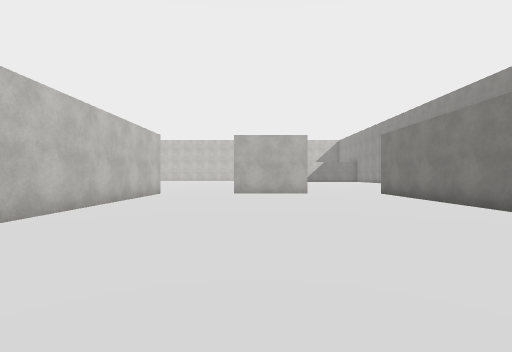
[1] (above)

24 first-person views from a walk through a Unity game level. The camera is 1.2 m above the floor, looks level and sees 85° across. The floor is counted in squares, 2 m on a side. Each view is taken from the middle of a square. On the plan, view 1 faces up. The plan holds only what a view shows up to about 9 squares ahead; the rest is blank. The place goes on beyond the plan. The player is left out. Surface patterns are stand-ins for the level's own textures.

[2]
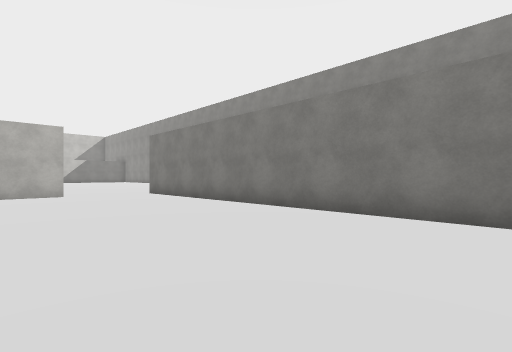

[3]
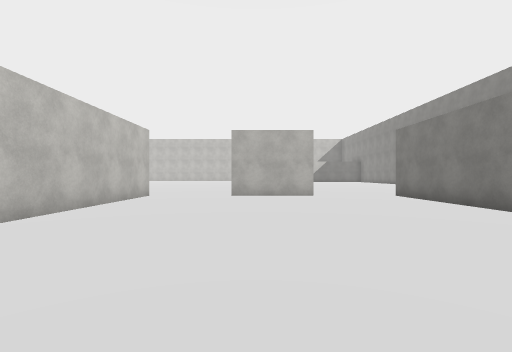

[4]
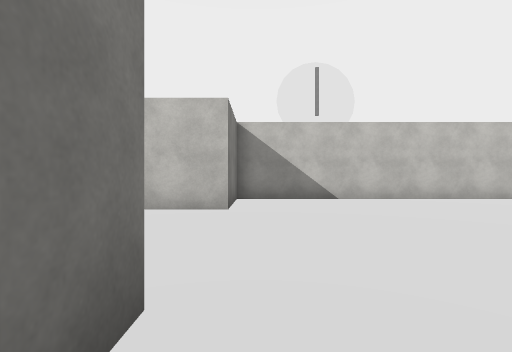

[5]
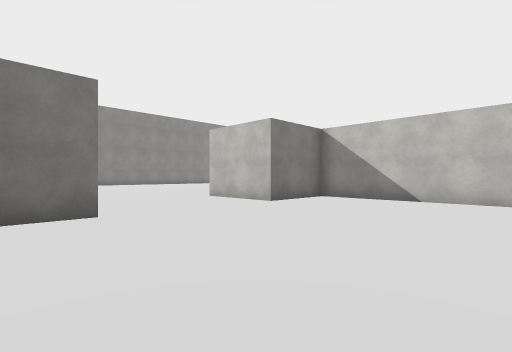

[6]
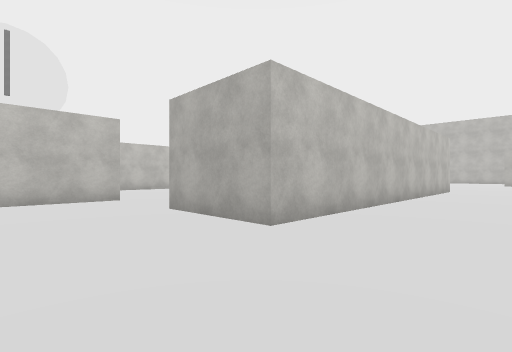

[7]
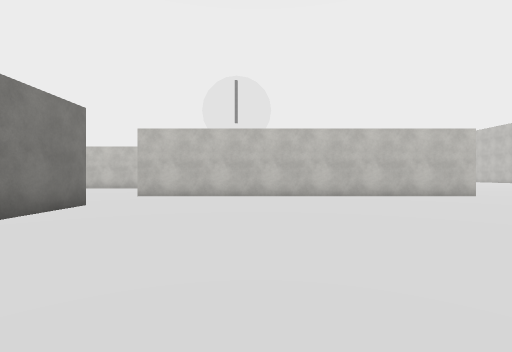

[8]
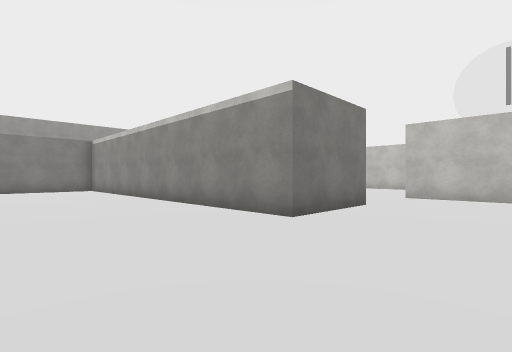

[9]
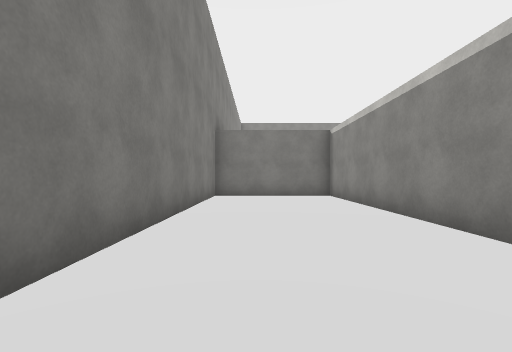

[10]
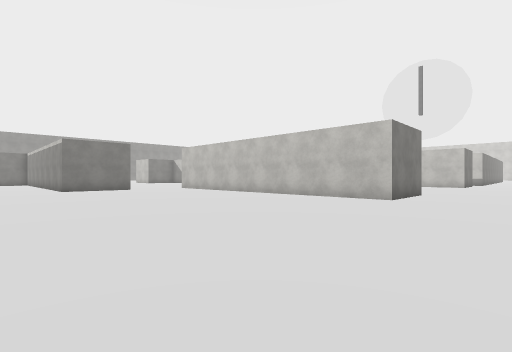

[11]
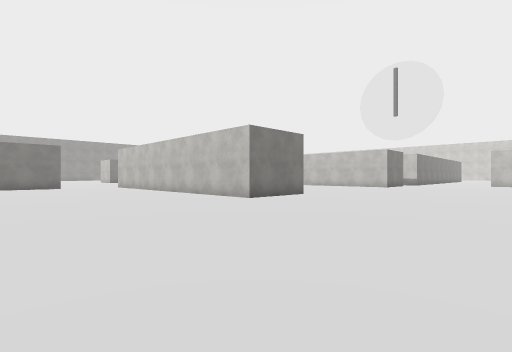

[12]
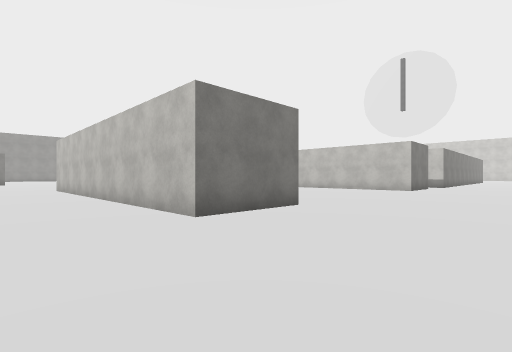

[13]
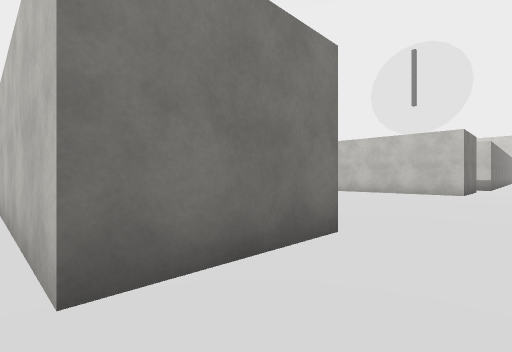

[14]
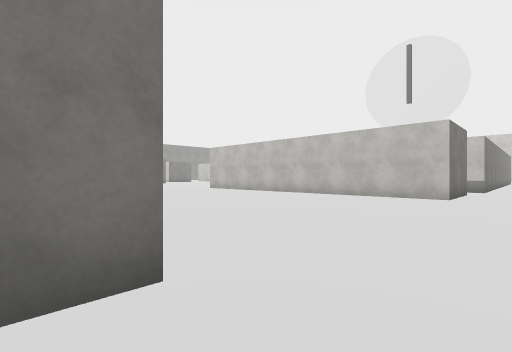

[15]
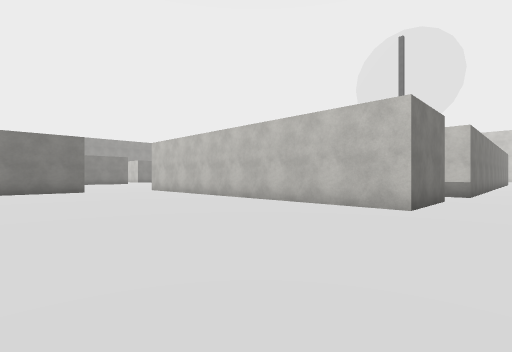

[16]
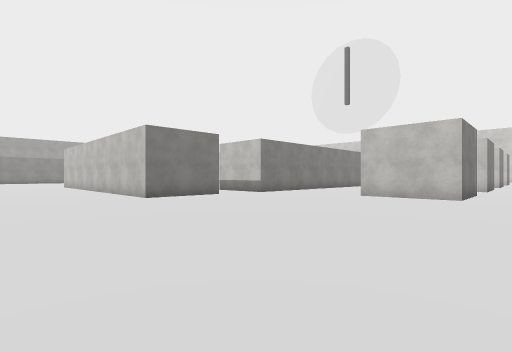

[17]
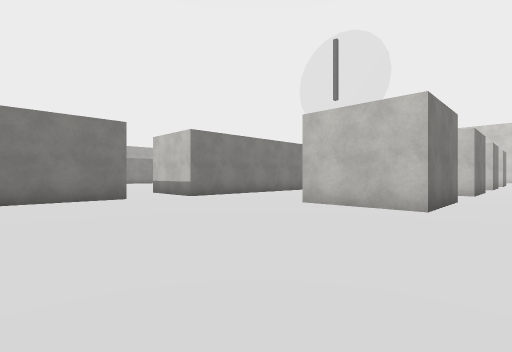

[18]
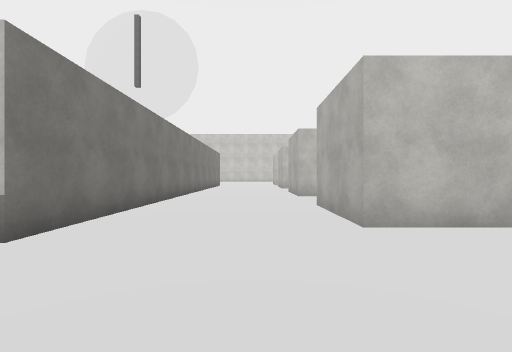

[19]
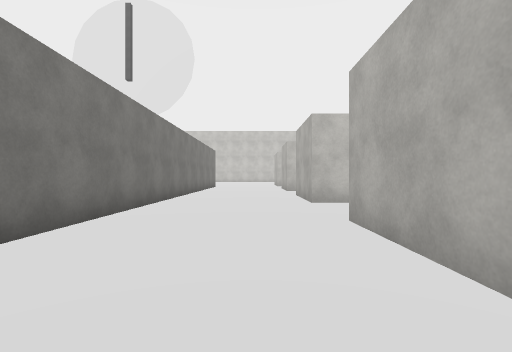

[20]
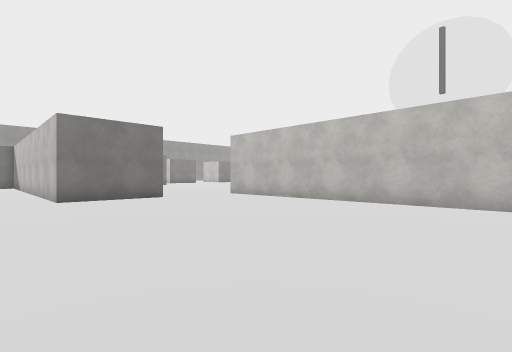

[21]
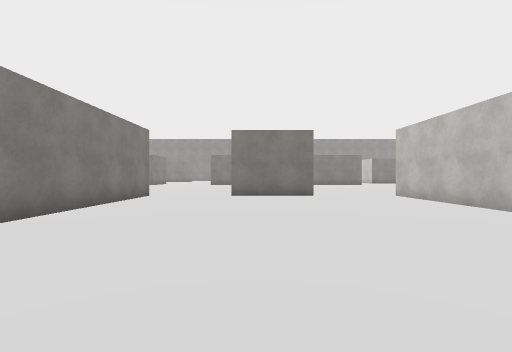

[22]
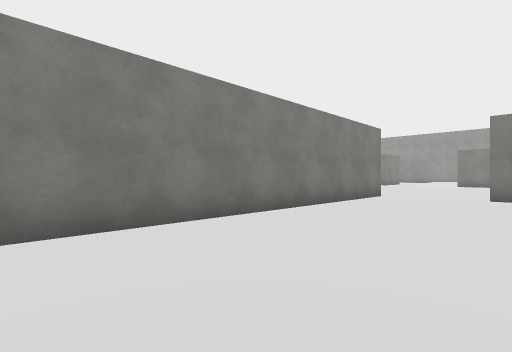

[23]
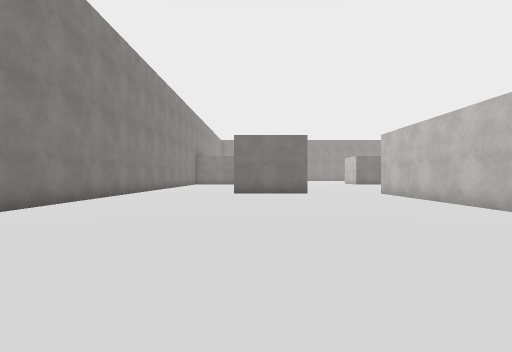

[24]
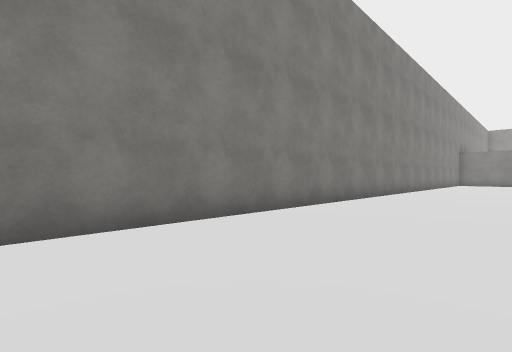

### Floor plan
Points are (right, up) in squares from view 1. A wall is a line through its corners. A room is listed if a view was taken in it or the views show most of it. See-through windows are left out.
Room 1 (views 1, 2, 3, 4, 5, 6)
walls: (1.7, 10.5) (1.7, 9.5) (-0.8, 9.5); (2.8, -0.5) (3.9, -0.5); (4.3, 0.1) (4.3, 9.5); (-3.2, 9.5) (-3.2, -0.5) (-1, -0.5)
ways out: opening at (0.5, 10.3) to room 2; opening at (1, -1)
Room 2 (views 7, 8, 9, 10, 11, 12, 13, 14, 15, 16, 17, 18, 19, 20, 21, 22, 23, 24)
walls: (-0.8, 19.5) (1.7, 19.5) (1.7, 10.5); (-0.8, 9.5) (-0.8, 17.9); (-5.8, 9.5) (-3.2, 9.5); (-10.8, 19.5) (-8.3, 19.5) (-8.3, 10.5); (4.3, 9.5) (6.7, 9.5) (6.7, -0.5) (10.2, -0.5) (10.2, 6.8); (10.2, 10) (10.2, 19.9); (-15.8, 25.8) (-13.3, 25.8) (-13.3, 23.3) (-15.8, 23.3); (-18.3, 25.8) (-18.3, 23.3) (-20.8, 23.3); (-21, 19.8) (-12.5, 19.8)
ways out: opening at (0.5, 10.3) to room 1; opening at (-19.5, 26.5); opening at (-11.5, 18.5); opening at (-7, 9.7)

Where each view was taken, in squares from view 1:
view 1: 0 up, 0 right, facing up
view 2: 0 up, 0 right, facing up-right
view 3: 1 up, 0 right, facing up
view 4: 0 up, 4 right, facing left
view 5: 4 up, 4 right, facing down-left
view 6: 7 up, 4 right, facing up-left
view 7: 13 up, 10 right, facing left
view 8: 12 up, 10 right, facing down-left
view 9: 8 up, 9 right, facing down
view 10: 22 up, 9 right, facing down-left
view 11: 25 up, 7 right, facing down-left
view 12: 23 up, 4 right, facing down-left
view 13: 21 up, 2 right, facing down-left
view 14: 21 up, 0 right, facing down-left
view 15: 21 up, 3 left, facing down-left
view 16: 27 up, 5 left, facing down-left
view 17: 27 up, 8 left, facing down-left
view 18: 22 up, 10 left, facing left
view 19: 22 up, 12 left, facing left
view 20: 17 up, 2 left, facing down-left
view 21: 18 up, 4 left, facing down
view 22: 18 up, 4 left, facing down-right
view 23: 19 up, 6 right, facing down
view 24: 20 up, 7 right, facing down-right
